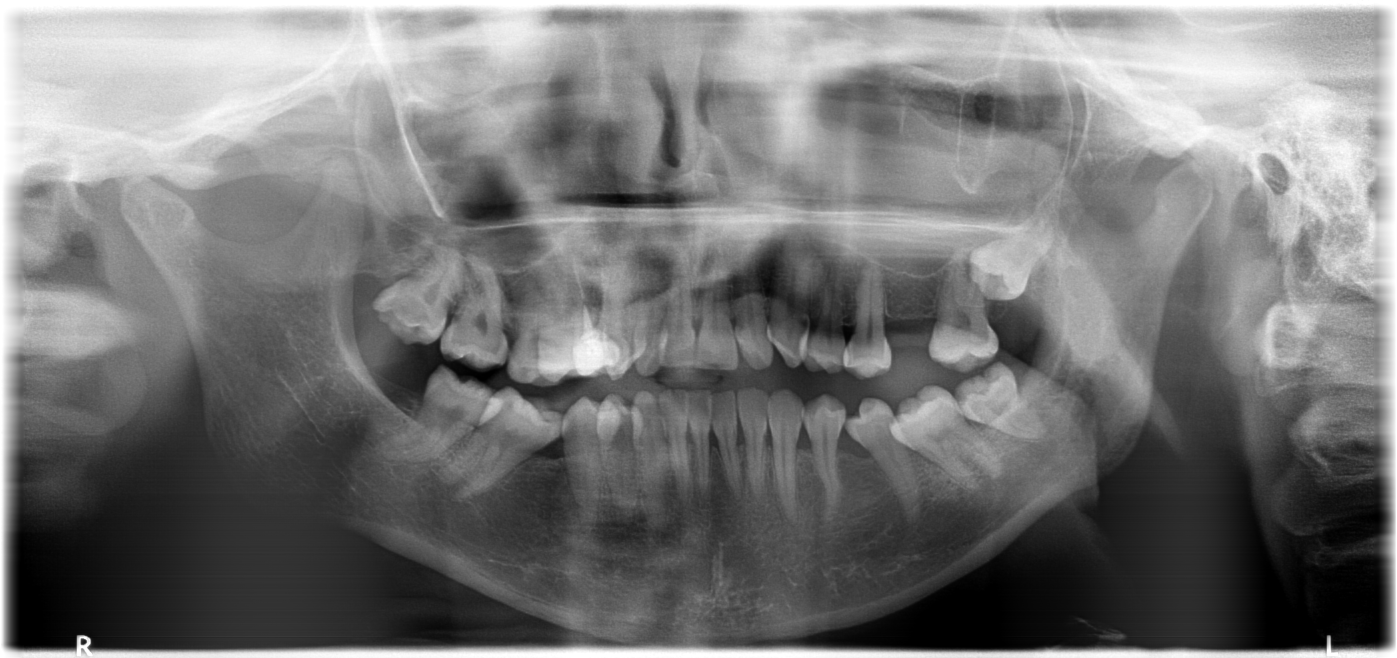
#> input picture datasets/dentex/validation_data/validation_data/quadrant_enumeration_disease/xrays/val_12.png, 2794 x 1316 px (shown at 1/2 size)
$ python -i training_transforms.py   (imports and definitions only)
#> lines starting #> are read from the running program, lines starting #| are printed output that depends on the picture
#> further down, picture is the input picture: shape (1316, 2794); min 0, max 255, mean 119.2
"""Training-time image preprocessing shared by dataset preparation and training scripts.

Mirrors the preprocessing pipeline in the client-facing dataset spec: CLAHE contrast
enhancement, aspect-preserving letterbox resize to a fixed square canvas, grayscale
to RGB replication, and COCO->YOLO bbox/coordinate remapping.
"""

from __future__ import annotations

import cv2
import numpy as np


def apply_clahe(image: np.ndarray, clip_limit: float = 2.0, tile_grid_size: tuple[int, int] = (8, 8)) -> np.ndarray:
    """Enhance local contrast on a single-channel uint8 image."""
#> called with clip_limit = 2, tile_grid_size = (8, 8)
    clahe = cv2.createCLAHE(clipLimit=clip_limit, tileGridSize=tile_grid_size)
    return clahe.apply(image)
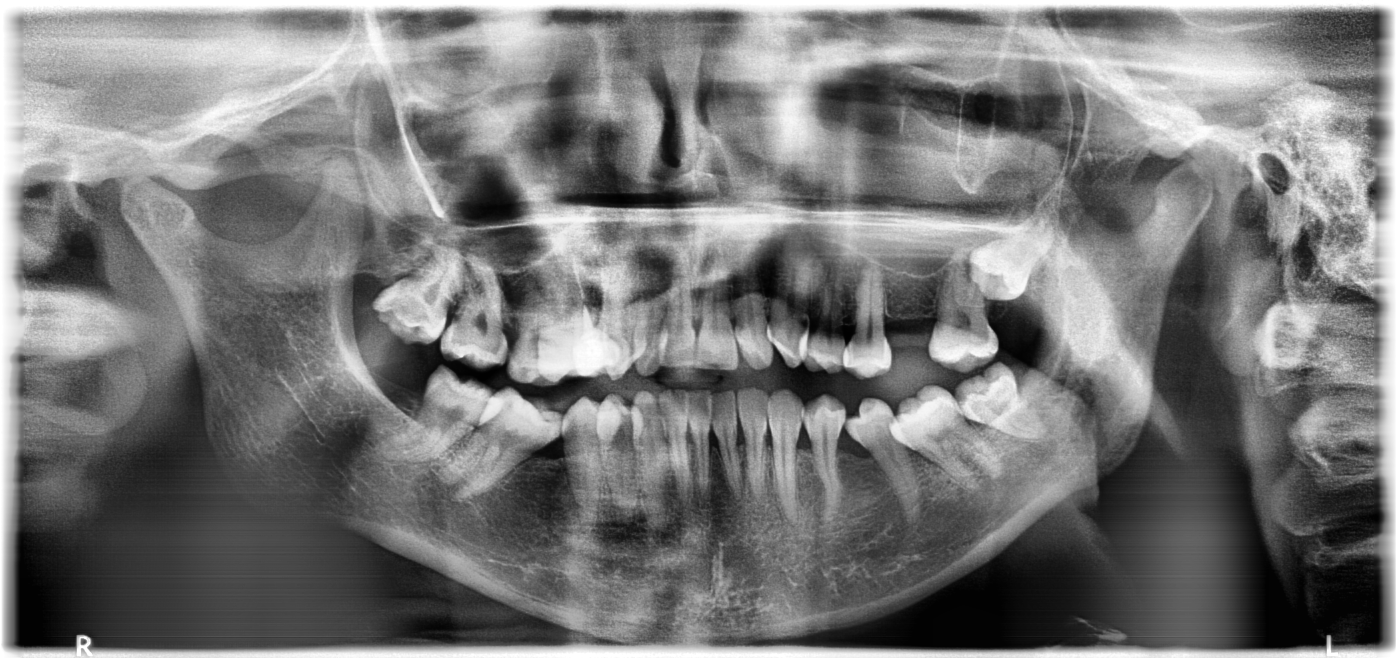
#> returned value: shape (1316, 2794) (shown at 1/2 size); min 1, max 255, mean 120.2


# [24 lines left out: function build_multichannel_contrast, not called in this run]


def letterbox(
    image: np.ndarray,
    target_size: int | tuple[int, int] = 640,
    pad_value: int = 0,
) -> tuple[np.ndarray, float, int, int]:
    """Resize preserving aspect ratio, padding to target canvas.

    target_size can be a single int (square target_size x target_size) or a tuple
    (target_height, target_width).

    Returns (letterboxed_image, scale, pad_left, pad_top) so bboxes can be remapped.
    """
#> called with target_size = 640, pad_value = 0
    if isinstance(target_size, (tuple, list)):
        target_h, target_w = int(target_size[0]), int(target_size[1])
    else:
        target_h = target_w = int(target_size)

    h, w = image.shape[:2]
#> h = 1316; w = 2794
    scale = min(target_w / w, target_h / h)
#> scale = 0.229
    new_w, new_h = round(w * scale), round(h * scale)
#> new_w = 640; new_h = 301
    resized = cv2.resize(image, (new_w, new_h), interpolation=cv2.INTER_LINEAR)
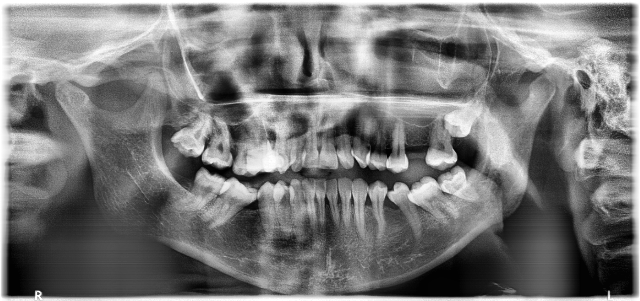
#> resized: shape (301, 640); min 1, max 255, mean 120

    pad_left = (target_w - new_w) // 2
#> pad_left = 0
    pad_top = (target_h - new_h) // 2
#> pad_top = 169
    pad_right = target_w - new_w - pad_left
#> pad_right = 0
    pad_bottom = target_h - new_h - pad_top
#> pad_bottom = 170

    canvas = cv2.copyMakeBorder(
        resized, pad_top, pad_bottom, pad_left, pad_right,
        borderType=cv2.BORDER_CONSTANT, value=pad_value,
    )
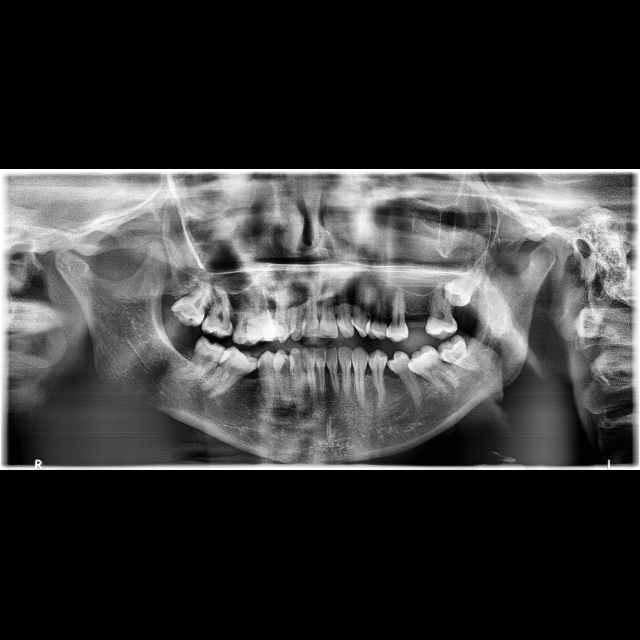
#> canvas: shape (640, 640); min 0, max 255, mean 56.5
    return canvas, scale, pad_left, pad_top


# [11 lines left out: function transform_bbox_xywh, not called in this run]


def to_rgb(image: np.ndarray) -> np.ndarray:
    """Replicate a single-channel grayscale image into 3 identical channels."""
    if len(image.shape) == 3 and image.shape[2] == 3:
        return image
    return cv2.cvtColor(image, cv2.COLOR_GRAY2RGB)


def preprocess_for_training(
    image: np.ndarray,
    target_size: int | tuple[int, int] = 640,
    use_composite: bool = False,
) -> tuple[np.ndarray, float, int, int]:
    """Full pipeline: contrast enhancement -> letterbox.

    If use_composite is True, constructs a 3-channel (unsharp, CLAHE, gamma) composite.
    Otherwise applies standard CLAHE -> letterbox -> to_rgb.
    Returns (image, scale, pad_left, pad_top).
    """
    if use_composite:
        enhanced = build_multichannel_contrast(image)
    else:
        enhanced = apply_clahe(image)

    canvas, scale, pad_left, pad_top = letterbox(enhanced, target_size=target_size)
#> scale = 0.229; pad_left = 0; pad_top = 169
    rgb = canvas if use_composite else to_rgb(canvas)
    return rgb, scale, pad_left, pad_top


# [85 lines left out: functions xywh_to_yolo_line, extract_crop, extract_crown_crop, not called in this run]

>>> import cv2
>>> picture = cv2.imread('../../../datasets/dentex/validation_data/validation_data/quadrant_enumeration_disease/xrays/val_12.png', cv2.IMREAD_GRAYSCALE)
>>> result = preprocess_for_training(picture)

$ run again, on datasets/dentex/validation_data/validation_data/quadrant_enumeration_disease/xrays/val_16.png
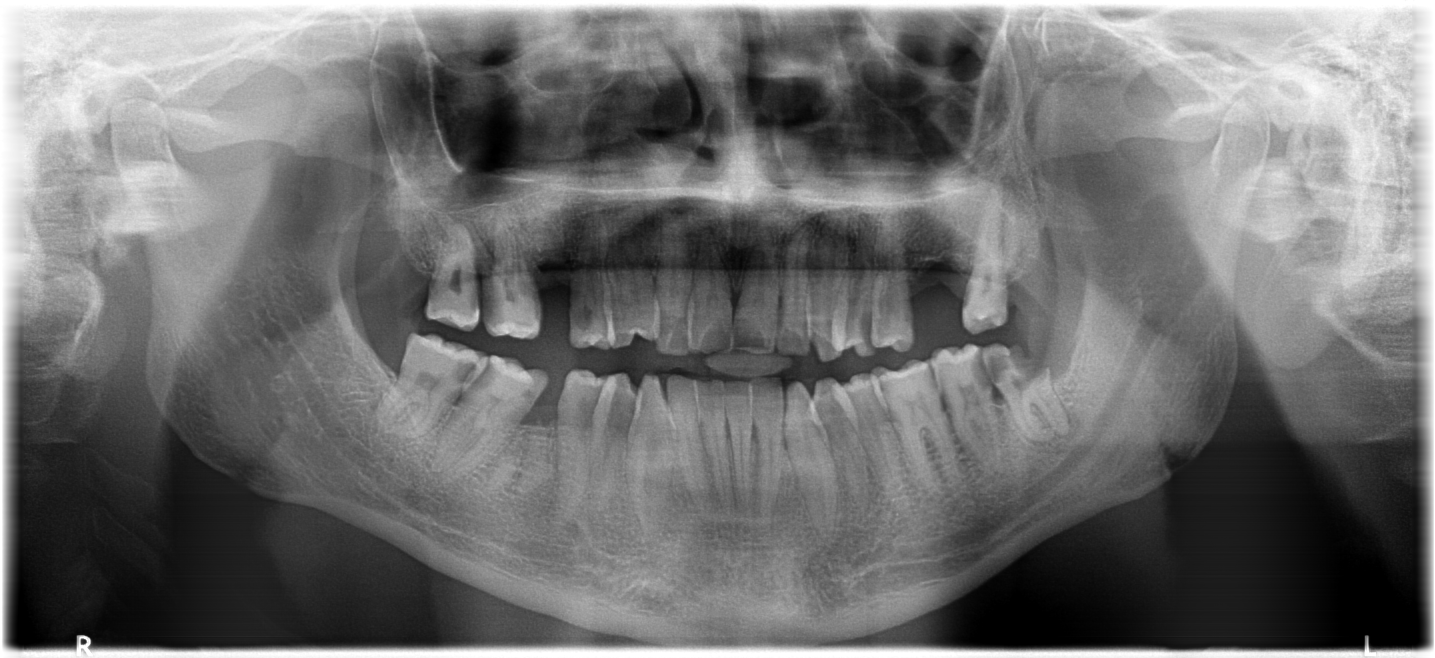
#> input picture datasets/dentex/validation_data/validation_data/quadrant_enumeration_disease/xrays/val_16.png, 2870 x 1316 px (shown at 1/2 size)
#> picture is the input picture: shape (1316, 2870); min 0, max 255, mean 112.2
#> in letterbox, `resized = cv2.resize(image, (new_w, new_h), interpolation=cv2.INTER_LI..`:
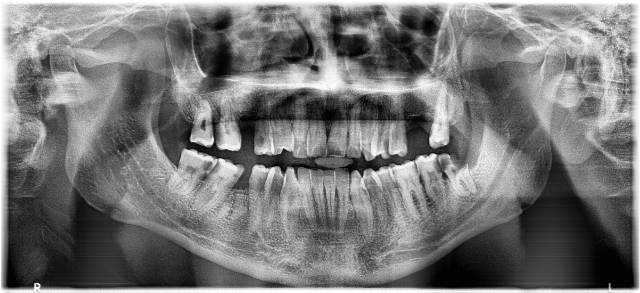
#> resized: shape (293, 640); min 1, max 255, mean 118.4
#> in letterbox, `canvas = cv2.copyMakeBorder( resized, pad_top, pad_bottom, pad_left, p..`:
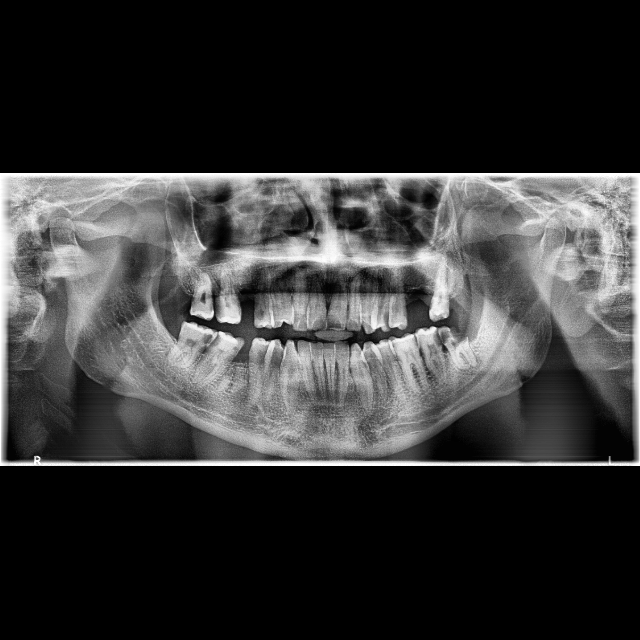
#> canvas: shape (640, 640); min 0, max 255, mean 54.2
#> in preprocess_for_training, `canvas, scale, pad_left, pad_top = letterbox(enhanced, target_size=tar..`: scale = 0.223; pad_left = 0; pad_top = 173

$ run again, on datasets/dentex/validation_data/validation_data/quadrant_enumeration_disease/xrays/val_20.png
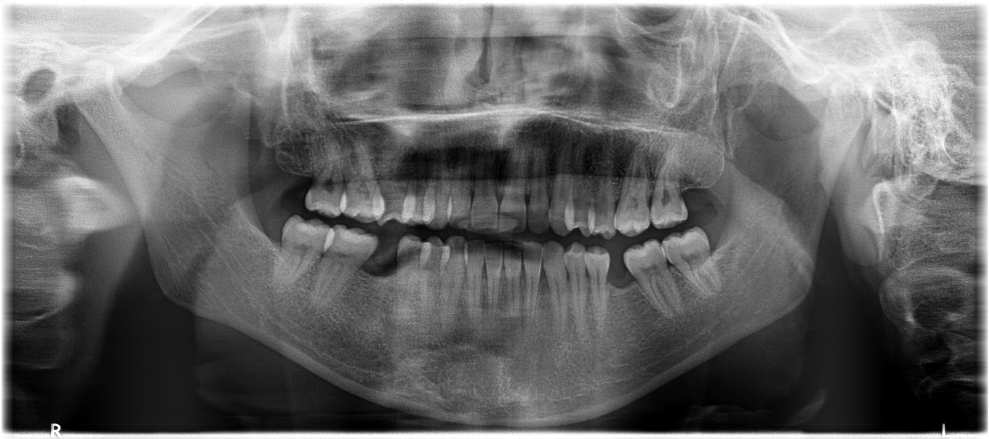
#> input picture datasets/dentex/validation_data/validation_data/quadrant_enumeration_disease/xrays/val_20.png, 2967 x 1316 px (shown at 1/3 size)
#> picture is the input picture: shape (1316, 2967); min 0, max 255, mean 106.1
#> in letterbox, `resized = cv2.resize(image, (new_w, new_h), interpolation=cv2.INTER_LI..`:
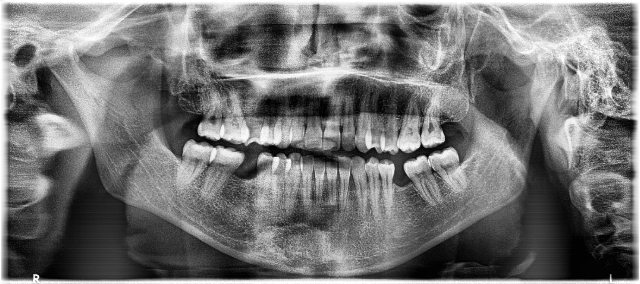
#> resized: shape (284, 640); min 0, max 255, mean 115.2
#> in letterbox, `canvas = cv2.copyMakeBorder( resized, pad_top, pad_bottom, pad_left, p..`:
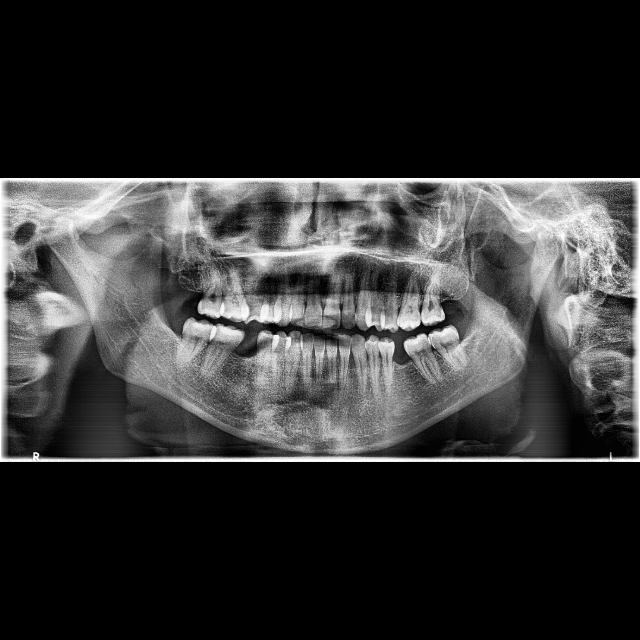
#> canvas: shape (640, 640); min 0, max 255, mean 51.1
#> in preprocess_for_training, `canvas, scale, pad_left, pad_top = letterbox(enhanced, target_size=tar..`: scale = 0.216; pad_left = 0; pad_top = 178

$ run again, on datasets/dentex/validation_data/validation_data/quadrant_enumeration_disease/xrays/val_24.png
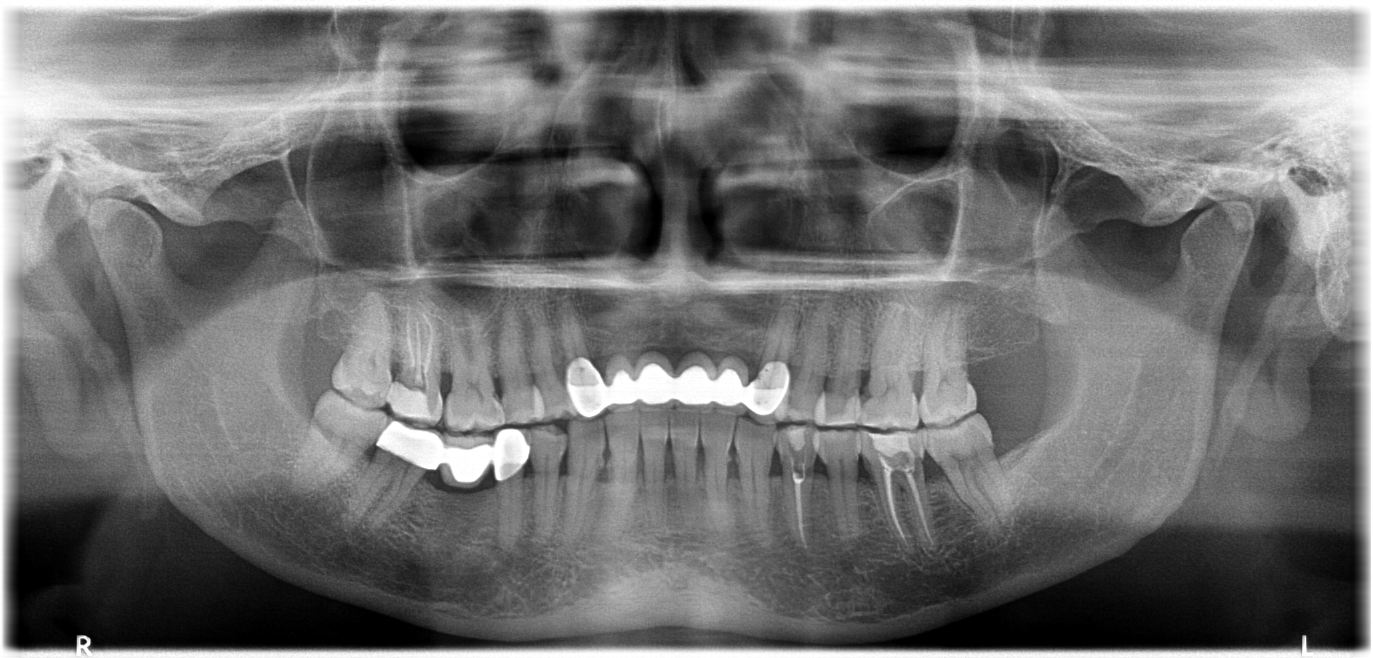
#> input picture datasets/dentex/validation_data/validation_data/quadrant_enumeration_disease/xrays/val_24.png, 2745 x 1316 px (shown at 1/2 size)
#> picture is the input picture: shape (1316, 2745); min 0, max 255, mean 112.5
#> in letterbox, `resized = cv2.resize(image, (new_w, new_h), interpolation=cv2.INTER_LI..`:
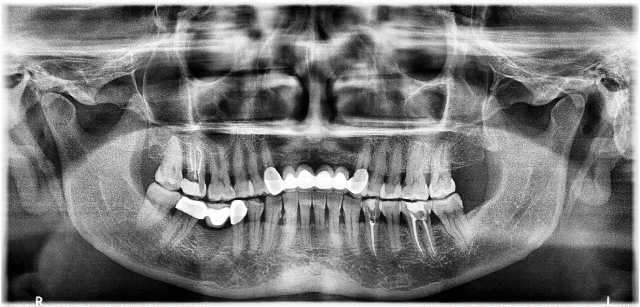
#> resized: shape (307, 640); min 1, max 255, mean 119.7
#> in letterbox, `canvas = cv2.copyMakeBorder( resized, pad_top, pad_bottom, pad_left, p..`:
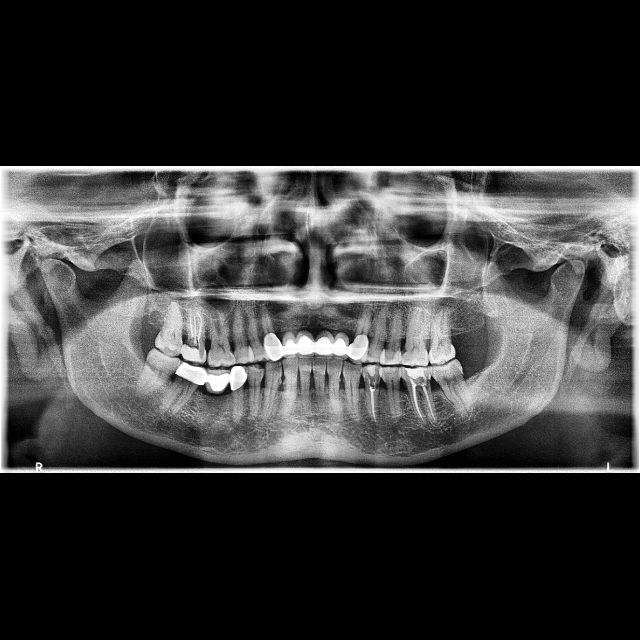
#> canvas: shape (640, 640); min 0, max 255, mean 57.4
#> in preprocess_for_training, `canvas, scale, pad_left, pad_top = letterbox(enhanced, target_size=tar..`: scale = 0.233; pad_left = 0; pad_top = 166
